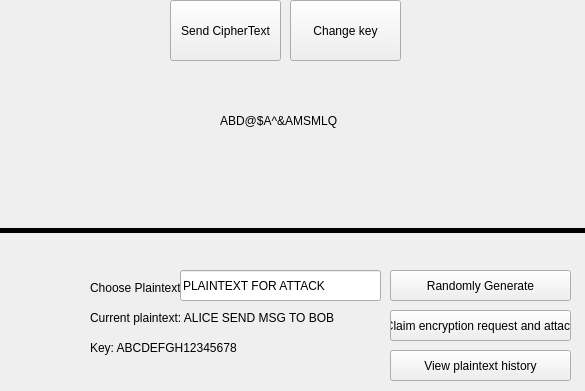
<?xml version="1.0" encoding="UTF-8"?>
<ui version="4.0">
 <class>Form</class>
 <widget class="QWidget" name="Form">
  <property name="geometry">
   <rect>
    <x>0</x>
    <y>0</y>
    <width>585</width>
    <height>391</height>
   </rect>
  </property>
  <property name="cursor">
   <cursorShape>ArrowCursor</cursorShape>
  </property>
  <property name="windowTitle">
   <string>Form</string>
  </property>
  <widget class="QPushButton" name="pushButton">
   <property name="geometry">
    <rect>
     <x>170</x>
     <y>0</y>
     <width>111</width>
     <height>61</height>
    </rect>
   </property>
   <property name="text">
    <string>Send CipherText</string>
   </property>
  </widget>
  <widget class="QPushButton" name="pushButton_2">
   <property name="geometry">
    <rect>
     <x>290</x>
     <y>0</y>
     <width>111</width>
     <height>61</height>
    </rect>
   </property>
   <property name="text">
    <string>Change key</string>
   </property>
  </widget>
  <widget class="QLabel" name="label">
   <property name="geometry">
    <rect>
     <x>220</x>
     <y>90</y>
     <width>161</width>
     <height>61</height>
    </rect>
   </property>
   <property name="text">
    <string>ABD@$A^&amp;AMSMLQ</string>
   </property>
  </widget>
  <widget class="Line" name="line">
   <property name="geometry">
    <rect>
     <x>0</x>
     <y>220</y>
     <width>611</width>
     <height>21</height>
    </rect>
   </property>
   <property name="autoFillBackground">
    <bool>true</bool>
   </property>
   <property name="frameShadow">
    <enum>QFrame::Plain</enum>
   </property>
   <property name="lineWidth">
    <number>5</number>
   </property>
   <property name="orientation">
    <enum>Qt::Horizontal</enum>
   </property>
  </widget>
  <widget class="QLabel" name="label_2">
   <property name="geometry">
    <rect>
     <x>90</x>
     <y>280</y>
     <width>91</width>
     <height>16</height>
    </rect>
   </property>
   <property name="text">
    <string>Choose Plaintext:</string>
   </property>
  </widget>
  <widget class="QLabel" name="label_3">
   <property name="geometry">
    <rect>
     <x>90</x>
     <y>310</y>
     <width>291</width>
     <height>16</height>
    </rect>
   </property>
   <property name="text">
    <string>Current plaintext: ALICE SEND MSG TO BOB</string>
   </property>
  </widget>
  <widget class="QLabel" name="label_4">
   <property name="geometry">
    <rect>
     <x>90</x>
     <y>340</y>
     <width>291</width>
     <height>16</height>
    </rect>
   </property>
   <property name="text">
    <string>Key: ABCDEFGH12345678</string>
   </property>
  </widget>
  <widget class="QLineEdit" name="lineEdit">
   <property name="geometry">
    <rect>
     <x>180</x>
     <y>270</y>
     <width>201</width>
     <height>31</height>
    </rect>
   </property>
   <property name="text">
    <string>PLAINTEXT FOR ATTACK</string>
   </property>
  </widget>
  <widget class="QPushButton" name="pushButton_3">
   <property name="geometry">
    <rect>
     <x>390</x>
     <y>270</y>
     <width>181</width>
     <height>31</height>
    </rect>
   </property>
   <property name="text">
    <string>Randomly Generate</string>
   </property>
  </widget>
  <widget class="QPushButton" name="pushButton_4">
   <property name="geometry">
    <rect>
     <x>390</x>
     <y>310</y>
     <width>181</width>
     <height>31</height>
    </rect>
   </property>
   <property name="acceptDrops">
    <bool>false</bool>
   </property>
   <property name="text">
    <string>Claim encryption request and attack</string>
   </property>
  </widget>
  <widget class="QPushButton" name="pushButton_5">
   <property name="geometry">
    <rect>
     <x>390</x>
     <y>350</y>
     <width>181</width>
     <height>31</height>
    </rect>
   </property>
   <property name="text">
    <string>View plaintext history</string>
   </property>
  </widget>
  <widget class="QLabel" name="label_5">
   <property name="geometry">
    <rect>
     <x>-20</x>
     <y>20</y>
     <width>171</width>
     <height>151</height>
    </rect>
   </property>
   <property name="text">
    <string/>
   </property>
   <property name="pixmap">
    <pixmap>alice.png</pixmap>
   </property>
  </widget>
  <widget class="QLabel" name="label_6">
   <property name="geometry">
    <rect>
     <x>420</x>
     <y>30</y>
     <width>161</width>
     <height>141</height>
    </rect>
   </property>
   <property name="text">
    <string/>
   </property>
   <property name="pixmap">
    <pixmap>bob.png</pixmap>
   </property>
  </widget>
  <widget class="QLabel" name="label_7">
   <property name="geometry">
    <rect>
     <x>0</x>
     <y>250</y>
     <width>131</width>
     <height>131</height>
    </rect>
   </property>
   <property name="text">
    <string/>
   </property>
   <property name="pixmap">
    <pixmap>charlie.png</pixmap>
   </property>
  </widget>
 </widget>
 <resources>
  <include location="img.qrc"/>
 </resources>
 <connections/>
</ui>
